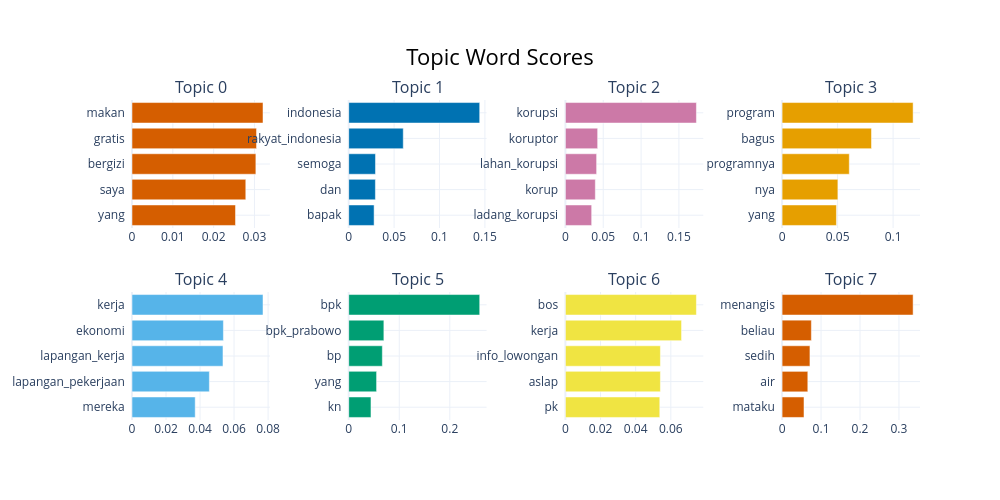

Write notebook code for a chart like this one.
### Code cell
fig = topic_model.visualize_barchart()
fig.write_html('output/bertopic_modeling_barchart.html')
fig.show()

### Figure 1 — Plotly figure (JSON) as saved in the notebook; plotly's stock layout.template omitted (floating-point values rounded to 4 significant figures)
{"data": [{"marker": {"color": "#D55E00"}, "orientation": "h", "type": "bar", "x": [0.02536, 0.02788, 0.03035, 0.03051, 0.0321], "xaxis": "x", "y": ["yang  ", "saya  ", "bergizi  ", "gratis  ", "makan  "], "yaxis": "y"}, {"marker": {"color": "#0072B2"}, "orientation": "h", "type": "bar", "x": [0.02797, 0.0294, 0.02949, 0.06008, 0.1443], "xaxis": "x2", "y": ["bapak  ", "dan  ", "semoga  ", "rakyat_indonesia  ", "indonesia  "], "yaxis": "y2"}, {"marker": {"color": "#CC79A7"}, "orientation": "h", "type": "bar", "x": [0.03471, 0.03955, 0.04124, 0.04261, 0.1731], "xaxis": "x3", "y": ["ladang_korupsi  ", "korup  ", "lahan_korupsi  ", "koruptor  ", "korupsi  "], "yaxis": "y3"}, {"marker": {"color": "#E69F00"}, "orientation": "h", "type": "bar", "x": [0.04895, 0.05026, 0.06053, 0.08053, 0.118], "xaxis": "x4", "y": ["yang  ", "nya  ", "programnya  ", "bagus  ", "program  "], "yaxis": "y4"}, {"marker": {"color": "#56B4E9"}, "orientation": "h", "type": "bar", "x": [0.03716, 0.04548, 0.05349, 0.05373, 0.07702], "xaxis": "x5", "y": ["mereka  ", "lapangan_pekerjaan  ", "lapangan_kerja  ", "ekonomi  ", "kerja  "], "yaxis": "y5"}, {"marker": {"color": "#009E73"}, "orientation": "h", "type": "bar", "x": [0.04404, 0.05514, 0.06653, 0.06957, 0.2591], "xaxis": "x6", "y": ["kn  ", "yang  ", "bp  ", "bpk_prabowo  ", "bpk  "], "yaxis": "y6"}, {"marker": {"color": "#F0E442"}, "orientation": "h", "type": "bar", "x": [0.05372, 0.05407, 0.05407, 0.06611, 0.07456], "xaxis": "x7", "y": ["pk  ", "aslap  ", "info_lowongan  ", "kerja  ", "bos  "], "yaxis": "y7"}, {"marker": {"color": "#D55E00"}, "orientation": "h", "type": "bar", "x": [0.05619, 0.066, 0.07147, 0.07513, 0.3363], "xaxis": "x8", "y": ["mataku  ", "air  ", "sedih  ", "beliau  ", "menangis  "], "yaxis": "y8"}], "layout": {"annotations": [{"font": {"size": 16}, "showarrow": false, "text": "Topic 0", "x": 0.0875, "xanchor": "center", "xref": "paper", "y": 1, "yanchor": "bottom", "yref": "paper"}, {"font": {"size": 16}, "showarrow": false, "text": "Topic 1", "x": 0.3625, "xanchor": "center", "xref": "paper", "y": 1, "yanchor": "bottom", "yref": "paper"}, {"font": {"size": 16}, "showarrow": false, "text": "Topic 2", "x": 0.6375, "xanchor": "center", "xref": "paper", "y": 1, "yanchor": "bottom", "yref": "paper"}, {"font": {"size": 16}, "showarrow": false, "text": "Topic 3", "x": 0.9125, "xanchor": "center", "xref": "paper", "y": 1, "yanchor": "bottom", "yref": "paper"}, {"font": {"size": 16}, "showarrow": false, "text": "Topic 4", "x": 0.0875, "xanchor": "center", "xref": "paper", "y": 0.4, "yanchor": "bottom", "yref": "paper"}, {"font": {"size": 16}, "showarrow": false, "text": "Topic 5", "x": 0.3625, "xanchor": "center", "xref": "paper", "y": 0.4, "yanchor": "bottom", "yref": "paper"}, {"font": {"size": 16}, "showarrow": false, "text": "Topic 6", "x": 0.6375, "xanchor": "center", "xref": "paper", "y": 0.4, "yanchor": "bottom", "yref": "paper"}, {"font": {"size": 16}, "showarrow": false, "text": "Topic 7", "x": 0.9125, "xanchor": "center", "xref": "paper", "y": 0.4, "yanchor": "bottom", "yref": "paper"}], "height": 500, "hoverlabel": {"bgcolor": "white", "font": {"family": "Rockwell", "size": 16}}, "showlegend": false, "title": {"font": {"color": "Black", "size": 22}, "text": "Topic Word Scores", "x": 0.5, "xanchor": "center", "yanchor": "top"}, "width": 1000, "xaxis": {"anchor": "y", "domain": [0, 0.175], "showgrid": true}, "xaxis2": {"anchor": "y2", "domain": [0.275, 0.45], "showgrid": true}, "xaxis3": {"anchor": "y3", "domain": [0.55, 0.725], "showgrid": true}, "xaxis4": {"anchor": "y4", "domain": [0.825, 1], "showgrid": true}, "xaxis5": {"anchor": "y5", "domain": [0, 0.175], "showgrid": true}, "xaxis6": {"anchor": "y6", "domain": [0.275, 0.45], "showgrid": true}, "xaxis7": {"anchor": "y7", "domain": [0.55, 0.725], "showgrid": true}, "xaxis8": {"anchor": "y8", "domain": [0.825, 1], "showgrid": true}, "yaxis": {"anchor": "x", "domain": [0.6, 1], "showgrid": true}, "yaxis2": {"anchor": "x2", "domain": [0.6, 1], "showgrid": true}, "yaxis3": {"anchor": "x3", "domain": [0.6, 1], "showgrid": true}, "yaxis4": {"anchor": "x4", "domain": [0.6, 1], "showgrid": true}, "yaxis5": {"anchor": "x5", "domain": [0, 0.4], "showgrid": true}, "yaxis6": {"anchor": "x6", "domain": [0, 0.4], "showgrid": true}, "yaxis7": {"anchor": "x7", "domain": [0, 0.4], "showgrid": true}, "yaxis8": {"anchor": "x8", "domain": [0, 0.4], "showgrid": true}}}
